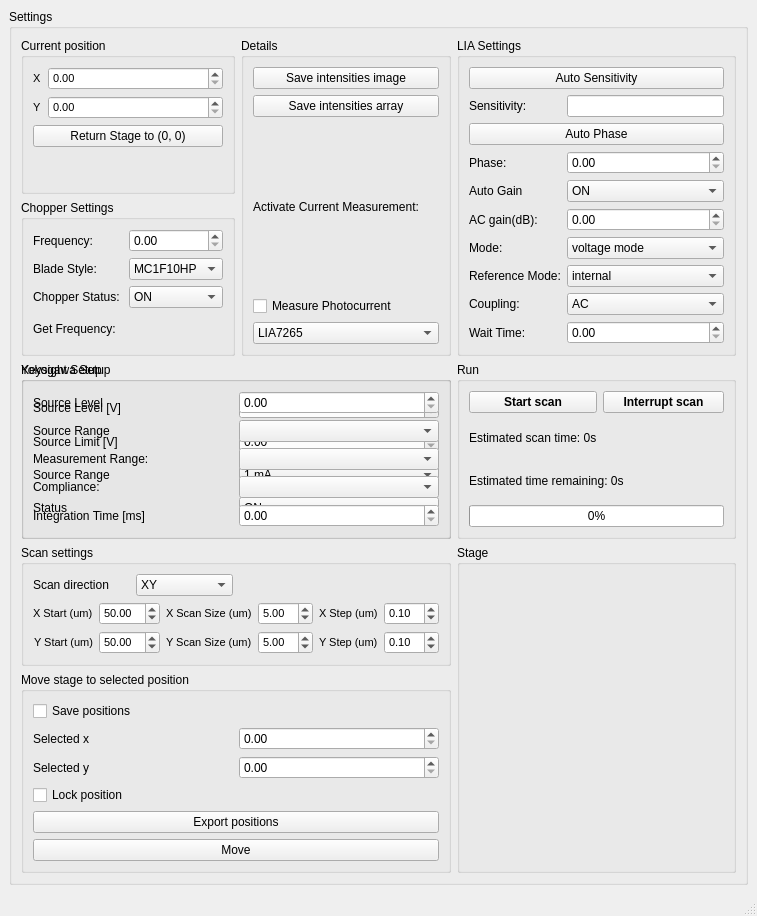
<?xml version="1.0" encoding="UTF-8"?>
<ui version="4.0">
 <class>MainWindow</class>
 <widget class="QMainWindow" name="MainWindow">
  <property name="sizePolicy">
   <sizepolicy hsizetype="MinimumExpanding" vsizetype="Ignored">
    <horstretch>0</horstretch>
    <verstretch>0</verstretch>
   </sizepolicy>
  </property>
  <property name="minimumSize">
    <size>
     <width>750</width>
     <height>820</height>
    </size>
  </property>
  <property name="windowTitle">
   <string>MainWindow</string>
  </property>
  <widget class="QWidget" name="centralwidget">
   <layout class="QVBoxLayout" name="verticalLayout_3">
    <item>
     <widget class="QGroupBox" name="groupBox">
      <property name="title">
       <string>Settings</string>
      </property>
      <property name="flat">
       <bool>true</bool>
      </property>
      <layout class="QGridLayout" name="gridLayout_2">
       <item row="0" column="1">
        <layout class="QGridLayout" name="gridLayout_9">

         <item row="0" column="1">
          <widget class="QGroupBox" name="groupBox_random_int">
           <property name="title">
            <string>LIA Settings</string>
           </property>
            <layout class="QGridLayout" name="gridLayout_2">
             <item row="0" column="0" colspan="2">
              <widget class="QPushButton" name="set_auto_sensitivity">
               <property name="text">
                <string>Auto Sensitivity</string>
               </property>
               <property name="toolTip">
                <string>
        If you want to use auto sensitivity value, make sure sensitivity value below is zero.
        Recommended order for setting auto values: 1. Auto Sensitivity, 2. Auto Phase
                </string>
               </property>
              </widget>
             </item>
             <item row="1" column="0">
              <widget class="QLabel" name="label_sensitivity">
               <property name="text">
                <string>Sensitivity:</string>
               </property>
               <property name="toolTip">
                <string>
        When in voltage measurement mode, valid values are discrete values from 2 nV to 1 V.
        When in current measurement mode, valid values are discrete values from 2 fA to 1 µA (for normal current mode)
        or up to 10 nA (for low noise current mode).
                </string>
               </property>
              </widget>
             </item>
             <item row="1" column="1">
              <widget class="QLineEdit" name="sensitivity_doubleSpinBox"/>
             </item>
             <item row="2" column="0" colspan="2">
              <widget class="QPushButton" name="set_auto_phase">
               <property name="text">
                <string>Auto Phase</string>
               </property>
               <property name="toolTip">
                <string>If you want to use auto phase value, make sure phase value below is zero.</string>
               </property>
              </widget>
             </item>
             <item row="3" column="0">
              <widget class="QLabel" name="label_phase">
               <property name="text">
                <string>Phase:</string>
               </property>
               <property name="toolTip">
                <string>Valid values are floating point numbers between 0 - 360 degrees.</string>
               </property>
              </widget>
             </item>
             <item row="3" column="1">
              <widget class="QDoubleSpinBox" name="phase_doubleSpinBox"/>
             </item>
             <item row="4" column="0">
              <widget class="QLabel" name="label_auto_gain">
               <property name="text">
                <string>Auto Gain</string>
               </property>
               <property name="toolTip">
                <string>If you are using Auto Gain, make sure gain value below is zero.</string>
               </property>
              </widget>
             </item>
             <item row="4" column="1">
              <widget class="QComboBox" name="set_auto_gain">
               <item>
                <property name="text">
                 <string>ON</string>
                </property>
               </item>
               <item>
                <property name="text">
                 <string>OFF</string>
                </property>
               </item>
              </widget>
             </item>
             <item row="5" column="0">
              <widget class="QLabel" name="gain_label">
               <property name="text">
                <string>AC gain(dB):</string>
               </property>
              </widget>
             </item>
             <item row="5" column="1">
              <widget class="QDoubleSpinBox" name="gain_doubleSpinBox"/>
             </item>
             <item row="6" column="0">
              <widget class="QLabel" name="imode_label">
               <property name="text">
                <string>Mode:</string>
               </property>
              </widget>
             </item>
             <item row="6" column="1">
              <widget class="QComboBox" name="imode_comboBox">
               <item>
                <property name="text">
                 <string>voltage mode</string>
                </property>
               </item>
               <item>
                <property name="text">
                 <string>``current mode</string>
                </property>
               </item>
               <item>
                <property name="text">
                 <string>low noise current mode</string>
                </property>
               </item>
              </widget>
             </item>
             <item row="7" column="0">
              <widget class="QLabel" name="imode_label">
               <property name="text">
                <string>Reference Mode:</string>
               </property>
              </widget>
             </item>
             <item row="7" column="1">
              <widget class="QComboBox" name="reference_comboBox">
               <item>
                <property name="text">
                 <string>internal</string>
                </property>
               </item>
               <item>
                <property name="text">
                 <string>external rear</string>
                </property>
               </item>
               <item>
                <property name="text">
                 <string>external front</string>
                </property>
               </item>
              </widget>
             </item>
             <item row="8" column="0">
              <widget class="QLabel" name="coupling_label">
               <property name="text">
                <string>Coupling:</string>
               </property>
              </widget>
             </item>
             <item row="8" column="1">
              <widget class="QComboBox" name="coupling_comboBox">
               <item>
                <property name="text">
                 <string>AC</string>
                </property>
               </item>
               <item>
                <property name="text">
                 <string>DC</string>
                </property>
               </item>
              </widget>
             </item>
             <item row="9" column="0">
              <widget class="QLabel" name="wait_time_label">
               <property name="text">
                <string>Wait Time: </string>
               </property>
              </widget>
             </item>
             <item row="9" column="1">
              <widget class="QDoubleSpinBox" name="wait_time_doubleSpinBox"/>
             </item>
            </layout>
          </widget>
         </item>

         <item row="1" column="1">
          <widget class="QGroupBox" name="groupBox_3">
           <property name="title">
            <string>Run</string>
           </property>
           <layout class="QGridLayout" name="gridLayout_4">
            <item row="1" column="0">
             <widget class="QLabel" name="estimated_scan_time_label">
              <property name="text">
               <string>Estimated scan time: 0s</string>
              </property>
             </widget>
            </item>
            <item row="2" column="0" colspan="2">
             <widget class="QLabel" name="estimated_time_label">
              <property name="text">
               <string>Estimated time remaining: 0s</string>
              </property>
             </widget>
            </item>
            <item row="0" column="0">
             <widget class="QPushButton" name="start_scan_pushButton">
              <property name="font">
               <font>
                <bold>true</bold>
               </font>
              </property>
              <property name="text">
               <string>Start scan</string>
              </property>
             </widget>
            </item>
            <item row="0" column="1">
             <widget class="QPushButton" name="interrupt_scan_pushButton">
              <property name="font">
               <font>
                <bold>true</bold>
               </font>
              </property>
              <property name="text">
               <string>Interrupt scan</string>
              </property>
             </widget>
            </item>
            <item row="3" column="0" colspan="2">
             <widget class="QProgressBar" name="progressBar">
              <property name="layoutDirection">
               <enum>Qt::LeftToRight</enum>
              </property>
              <property name="value">
               <number>0</number>
              </property>
             </widget>
            </item>
           </layout>
          </widget>
         </item>

         <item row="3" column="0">
          <widget class="QGroupBox" name="groupBox_2">
           <property name="title">
            <string>Move stage to selected position</string>
           </property>
           <layout class="QVBoxLayout" name="verticalLayout_2">
            <item>
             <widget class="QCheckBox" name="save_positions_checkBox">
              <property name="maximumSize">
               <size>
                <width>583</width>
                <height>16777215</height>
               </size>
              </property>
              <property name="text">
               <string>Save positions</string>
              </property>
             </widget>
            </item>
            <item>
             <layout class="QGridLayout" name="gridLayout">
              <item row="1" column="0">
               <widget class="QLabel" name="label_11">
                <property name="text">
                 <string>Selected y</string>
                </property>
               </widget>
              </item>
              <item row="0" column="0">
               <widget class="QLabel" name="label_10">
                <property name="text">
                 <string>Selected x</string>
                </property>
               </widget>
              </item>
              <item row="0" column="1">
               <widget class="QDoubleSpinBox" name="x_clicked_doubleSpinBox"/>
              </item>
              <item row="1" column="1">
               <widget class="QDoubleSpinBox" name="y_clicked_doubleSpinBox"/>
              </item>
             </layout>
            </item>
            <item>
             <widget class="QCheckBox" name="lock_position_checkBox">
              <property name="text">
               <string>Lock position</string>
              </property>
             </widget>
            </item>
            <item>
             <widget class="QPushButton" name="export_positions_pushButton">
              <property name="text">
               <string>Export positions</string>
              </property>
             </widget>
            </item>
            <item>
             <widget class="QPushButton" name="move_to_selected_pushButton">
              <property name="text">
               <string>Move</string>
              </property>
             </widget>
            </item>
           </layout>
          </widget>
         </item>
         <item row="0" column="0">
          <layout class="QGridLayout" name="horizontalLayout_2">

           <item row = "0" column = "0">
            <widget class="QGroupBox" name="groupBox_4">
             <property name="title">
              <string>Current position</string>
             </property>
             <layout class="QGridLayout" name="gridLayout_7">
              <item row="0" column="0">
               <layout class="QFormLayout" name="formLayout">
                <item row="0" column="0">
                 <widget class="QLabel" name="label">
                  <property name="font">
                   <font>
                    <pointsize>8</pointsize>
                   </font>
                  </property>
                  <property name="text">
                   <string>X</string>
                  </property>
                 </widget>
                </item>
                <item row="0" column="1">
                 <widget class="QDoubleSpinBox" name="x_pos_doubleSpinBox">
                  <property name="maximumSize">
                   <size>
                    <width>200</width>
                    <height>16777215</height>
                   </size>
                  </property>
                  <property name="font">
                   <font>
                    <pointsize>8</pointsize>
                   </font>
                  </property>
                 </widget>
                </item>
                <item row="1" column="0">
                 <widget class="QLabel" name="label_2">
                  <property name="font">
                   <font>
                    <pointsize>8</pointsize>
                   </font>
                  </property>
                  <property name="text">
                   <string>Y</string>
                  </property>
                 </widget>
                </item>
                <item row="1" column="1">
                 <widget class="QDoubleSpinBox" name="y_pos_doubleSpinBox">
                  <property name="maximumSize">
                   <size>
                    <width>200</width>
                    <height>16777215</height>
                   </size>
                  </property>
                  <property name="font">
                   <font>
                    <pointsize>8</pointsize>
                   </font>
                  </property>
                 </widget>
                </item>
                <item row="2" column="0" colspan="2">
                 <widget class="QPushButton" name="zeroStage_pushButton">
                  <property name="text">
                   <string>Return Stage to (0, 0)</string>
                  </property>
                 </widget>
                </item>
               </layout>
              </item>
             </layout>
            </widget>
           </item>

           <item row = "1" column = "0">
            <widget class="QGroupBox" name="groupBox_10">
               <property name="title">
                <string>Chopper Settings</string>
               </property>
              <layout class="QGridLayout" name="gridLayout_10">
                <item row="0" column="1">
                 <widget class="QDoubleSpinBox" name="frequency_doubleSpinBox"/>
                </item>
                <item row="0" column="0">
                 <widget class="QLabel" name="frequency_label">
                  <property name="text">
                   <string>Frequency: </string>
                  </property>
                 </widget>
                </item>
                <item row = "1" column ="0">
                   <widget class="QLabel" name="blade_style_label">
                    <property name="text">
                       <string>Blade Style: </string>
                    </property>
                    <property name="toolTip">
                       <string>MC1F10HP: 20Hz-10kHz | MC1F2: 4Hz-200Hz</string>
                    </property>
                   </widget>
                </item>
                <item row= "1" column = "1">
                   <widget class="QComboBox" name="bladeType_comboBox">
                    <item>
                       <property name="text">
                          <string>MC1F10HP</string>
                       </property>
                    </item>
                    <item>
                       <property name="text">
                          <string>MC1F2</string>
                       </property>
                    </item>
                   </widget>
                </item>
                <item row = "2" column ="0">
                   <widget class="QLabel" name="chopper_status_label">
                    <property name="text">
                       <string>Chopper Status: </string>
                    </property>
                   </widget>
                </item>
                <item row= "2" column = "1">
                   <widget class="QComboBox" name="chopper_on_off_comboBox">
                    <item>
                       <property name="text">
                          <string>ON</string>
                       </property>
                    </item>
                    <item>
                       <property name="text">
                          <string>OFF</string>
                       </property>
                    </item>
                   </widget>
                </item>
                <item row = "3" column ="0">
                   <widget class="QLabel" name="get_Frequency_label">
                    <property name="text">
                       <string>Get Frequency: </string>
                    </property>
                   </widget>
                </item>
                <item row = "3" column ="1">
                   <widget class="QLabel" name="get_Frequency_Text">
                    <property name="text">
                     <string></string>
                    </property>
                   </widget>
                </item>
              </layout>
            </widget>
           </item>

           <item row ="0" column = "1" rowspan="2">
            <widget class="QGroupBox" name="details_groupBox">
             <property name="title">
              <string>Details</string>
             </property>
             <layout class="QVBoxLayout" name="verticalLayout">
              <item>
               <widget class="QPushButton" name="save_image_pushButton">
                <property name="text">
                 <string>Save intensities image</string>
                </property>
               </widget>
              </item>
              <item>
               <widget class="QPushButton" name="save_array_pushButton">
                <property name="text">
                 <string>Save intensities array</string>
                </property>
               </widget>
              </item>
              <item>
               <widget class="QLabel" name="label_16">
                <property name="text">
                 <string>Activate Current Measurement:</string>
                </property>
               </widget>
              </item>
              <item>
               <widget class="QCheckBox" name="photocurrent_checkBox">
                <property name="text">
                 <string>Measure Photocurrent</string>
                </property>
               </widget>
              </item>
              <item>
               <widget class="QComboBox" name="photocurrent_comboBox">
                <item>
                 <property name="text">
                  <string>LIA7265</string>
                 </property>
                </item>
                <item>
                 <property name="text">
                  <string>KeysightB2902A</string>
                 </property>
                </item>
               </widget>
              </item>
             </layout>
            </widget>
           </item>

          </layout>
         </item>
         <item row="2" column="1" rowspan="2" colspan="1">
          <widget class="QGroupBox" name="stage_groupBox">
           <property name="sizePolicy">
            <sizepolicy hsizetype="Expanding" vsizetype="Expanding">
             <horstretch>1</horstretch>
             <verstretch>0</verstretch>
            </sizepolicy>
           </property>
           <property name="title">
            <string>Stage</string>
           </property>
           <layout class="QGridLayout" name="gridLayout_8"/>
          </widget>
         </item>
         <item row="2" column="0">
          <widget class="QGroupBox" name="groupBox_6">
           <property name="sizePolicy">
            <sizepolicy hsizetype="Preferred" vsizetype="Preferred">
             <horstretch>0</horstretch>
             <verstretch>0</verstretch>
            </sizepolicy>
           </property>
           <property name="maximumSize">
            <size>
             <width>583</width>
             <height>16777215</height>
            </size>
           </property>
           <property name="title">
            <string>Scan settings</string>
           </property>
           <layout class="QGridLayout" name="gridLayout_6">
            <item row="1" column="0" colspan="2">
             <layout class="QGridLayout" name="gridLayout_3">
              <item row="1" column="5">
               <widget class="QDoubleSpinBox" name="y_step_doubleSpinBox">
                <property name="font">
                 <font>
                  <pointsize>8</pointsize>
                 </font>
                </property>
                <property name="value">
                 <double>0.100000000000000</double>
                </property>
               </widget>
              </item>
              <item row="0" column="4" alignment="Qt::AlignRight">
               <widget class="QLabel" name="label_6">
                <property name="font">
                 <font>
                  <pointsize>8</pointsize>
                 </font>
                </property>
                <property name="text">
                 <string>X Step (um)</string>
                </property>
               </widget>
              </item>
              <item row="0" column="1">
               <widget class="QDoubleSpinBox" name="x_start_doubleSpinBox">
                <property name="font">
                 <font>
                  <pointsize>8</pointsize>
                 </font>
                </property>
                <property name="maximum">
                 <double>100.000000000000000</double>
                </property>
                <property name="value">
                 <double>50.000000000000000</double>
                </property>
               </widget>
              </item>
              <item row="1" column="1">
               <widget class="QDoubleSpinBox" name="y_start_doubleSpinBox">
                <property name="font">
                 <font>
                  <pointsize>8</pointsize>
                 </font>
                </property>
                <property name="maximum">
                 <double>100.000000000000000</double>
                </property>
                <property name="value">
                 <double>50.000000000000000</double>
                </property>
               </widget>
              </item>
              <item row="1" column="0" alignment="Qt::AlignRight">
               <widget class="QLabel" name="label_8">
                <property name="font">
                 <font>
                  <pointsize>8</pointsize>
                 </font>
                </property>
                <property name="text">
                 <string>Y Start (um)</string>
                </property>
               </widget>
              </item>
              <item row="1" column="2" alignment="Qt::AlignRight">
               <widget class="QLabel" name="label_4">
                <property name="font">
                 <font>
                  <pointsize>8</pointsize>
                 </font>
                </property>
                <property name="text">
                 <string>Y Scan Size (um)</string>
                </property>
               </widget>
              </item>
              <item row="1" column="4" alignment="Qt::AlignRight">
               <widget class="QLabel" name="label_7">
                <property name="font">
                 <font>
                  <pointsize>8</pointsize>
                 </font>
                </property>
                <property name="text">
                 <string>Y Step (um)</string>
                </property>
               </widget>
              </item>
              <item row="0" column="5">
               <widget class="QDoubleSpinBox" name="x_step_doubleSpinBox">
                <property name="font">
                 <font>
                  <pointsize>8</pointsize>
                 </font>
                </property>
                <property name="singleStep">
                 <double>1.000000000000000</double>
                </property>
                <property name="value">
                 <double>0.100000000000000</double>
                </property>
               </widget>
              </item>
              <item row="0" column="3">
               <widget class="QDoubleSpinBox" name="x_size_doubleSpinBox">
                <property name="font">
                 <font>
                  <pointsize>8</pointsize>
                 </font>
                </property>
                <property name="value">
                 <double>5.000000000000000</double>
                </property>
               </widget>
              </item>
              <item row="1" column="3">
               <widget class="QDoubleSpinBox" name="y_size_doubleSpinBox">
                <property name="font">
                 <font>
                  <pointsize>8</pointsize>
                 </font>
                </property>
                <property name="value">
                 <double>5.000000000000000</double>
                </property>
               </widget>
              </item>
              <item row="0" column="0" alignment="Qt::AlignRight">
               <widget class="QLabel" name="label_9">
                <property name="font">
                 <font>
                  <pointsize>8</pointsize>
                 </font>
                </property>
                <property name="text">
                 <string>X Start (um)</string>
                </property>
               </widget>
              </item>
              <item row="0" column="2" alignment="Qt::AlignRight">
               <widget class="QLabel" name="label_5">
                <property name="font">
                 <font>
                  <pointsize>8</pointsize>
                 </font>
                </property>
                <property name="text">
                 <string>X Scan Size (um)</string>
                </property>
               </widget>
              </item>
             </layout>
            </item>
            <item row="0" column="0">
             <layout class="QHBoxLayout" name="horizontalLayout">
              <item>
               <widget class="QLabel" name="label_3">
                <property name="text">
                 <string>Scan direction</string>
                </property>
               </widget>
              </item>
              <item>
               <widget class="QComboBox" name="scan_comboBox">
                <item>
                 <property name="text">
                  <string>XY</string>
                 </property>
                </item>
                <item>
                 <property name="text">
                  <string>YX</string>
                 </property>
                </item>
               </widget>
              </item>
             </layout>
            </item>
           </layout>
          </widget>
         </item>

         <item row="1" column="0">
          <widget class="QGroupBox" name="yokogawa_photocurrent_groupBox">
           <property name="title">
            <string>Yokogawa Setup</string>
           </property>
           <layout class="QGridLayout" name="gridlayout_photocurrent_setup">
            <item row="0" column="0">
             <widget class="QLabel" name="sourceLevel_label">
              <property name="text">
               <string>Source Level [V]</string>
              </property>
             </widget>
            </item>
            <item row="0" column="1">
              <widget class="QDoubleSpinBox" name="sourceLevel_doubleSpinBox"/>
            </item>
            <item row="1" column="0">
              <widget class="QLabel" name="sourceLimit_label">
               <property name="text">
                <string>Source Limit [V]</string>
               </property>
              </widget>
             </item>
            <item row="1" column="1">
              <widget class="QDoubleSpinBox" name="sourceLimit_doubleSpinBox"/>
            </item>
            <item row="2" column="0">
             <widget class="QLabel" name="sourceRange_label">
              <property name="text">
               <string>Source Range</string>
              </property>
             </widget>
            </item>
            <item row="2" column="1">
             <widget class="QComboBox" name="sourceRange_comboBox">
              <item>
               <property name="text">
                <string>1 mA</string>
               </property>
              </item>
              <item>
               <property name="text">
                <string>200 mA</string>
               </property>
              </item>
              <item>
               <property name="text">
                <string>10 mV/mA</string>
               </property>
              </item>
              <item>
               <property name="text">
                <string>100 mV/mA</string>
               </property>
              </item>
              <item>
               <property name="text">
                <string>1 V</string>
               </property>
              </item>
              <item>
               <property name="text">
                <string>10 V</string>
               </property>
              </item>
              <item>
               <property name="text">
                <string>30 V</string>
               </property>
              </item>
             </widget>
            </item>
            <item row="3" column="0">
             <widget class="QLabel" name="Label_17">
              <property name="text">
               <string>Status</string>
              </property>
             </widget>
            </item>
            <item row="3" column="1">
             <widget class="QComboBox" name="source_on_off_comboBox">
              <item>
               <property name="text">
                <string>ON</string>
               </property>
              </item>
              <item>
               <property name="text">
                <string>OFF</string>
               </property>
              </item>
             </widget>
            </item>

           </layout>
          </widget>
         </item>

         <item row="1" column="0">
          <widget class="QGroupBox" name="keysight_photocurrent_groupBox">
           <property name="title">
            <string>Keysight Setup</string>
           </property>
           <layout class="QGridLayout" name="gridlayout_photocurrent_setup">
            <item row="0" column="0">
             <widget class="QLabel" name="label_13">
              <property name="text">
               <string>Source Level</string>
              </property>
             </widget>
            </item>
            <item row="0" column="1">
              <widget class="QDoubleSpinBox" name="keysight_sourcelevel_dsb"/>
             </item>
            <item row="1" column="0">
              <widget class="QLabel" name="label_12">
               <property name="text">
                <string>Source Range</string>
               </property>
              </widget>
             </item>
            <item row="1" column="1">
             <widget class="QComboBox" name="keysight_sourcerange_combobox"/>
            </item>
            <item row="2" column="0">
             <widget class="QLabel" name="measurement_range_label">
              <property name="text">
               <string>Measurement Range: </string>
              </property>
             </widget>
            </item>
            <item row="2" column="1">
             <widget class="QComboBox" name="measurement_range_comboBox"/>
            </item>
            <item row="3" column="0">
             <widget class="QLabel" name="label_15">
              <property name="text">
               <string>Compliance: </string>
              </property>
             </widget>
            </item>
            <item row="3" column="1">
             <widget class="QComboBox" name="compliance_combobox"/>
            </item>
            <item row="4" column="0">
             <widget class="QLabel" name="label_14">
              <property name="text">
               <string>Integration Time [ms]</string>
              </property>
             </widget>
            </item>
            <item row="4" column="1">
             <widget class="QDoubleSpinBox" name="measIntg_doubleSpinBox"/>
            </item>
          </layout>
          </widget>
         </item>

        </layout>
       </item>
      </layout>
     </widget>
    </item>
   </layout>
  </widget>
  <widget class="QMenuBar" name="menubar">
   <property name="geometry">
    <rect>
     <x>0</x>
     <y>0</y>
     <width>1131</width>
     <height>21</height>
    </rect>
   </property>
  </widget>
  <widget class="QStatusBar" name="statusbar"/>
 </widget>
 <tabstops>
  <tabstop>x_start_doubleSpinBox</tabstop>
  <tabstop>y_start_doubleSpinBox</tabstop>
  <tabstop>x_size_doubleSpinBox</tabstop>
  <tabstop>y_size_doubleSpinBox</tabstop>
  <tabstop>x_step_doubleSpinBox</tabstop>
  <tabstop>y_step_doubleSpinBox</tabstop>
 </tabstops>
 <resources/>
 <connections/>
</ui>
